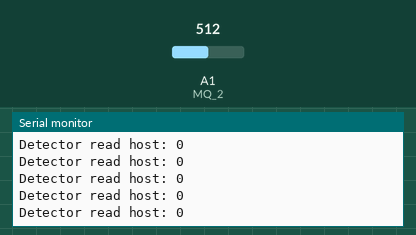
Recording of a sketch running on a simulated Arduino Uno, built with avr-gcc and run on an emulated ATmega328P. Shown: the last lines printed to the serial monitor. The test bench sets the inputs (shaded band); at power-on: A1 (MQ_2) = 512. No radio packets arrive unless stated.

Above: at 1.2 s.
1.3 s: A1 (MQ_2) set to 716
At 1.49 s:
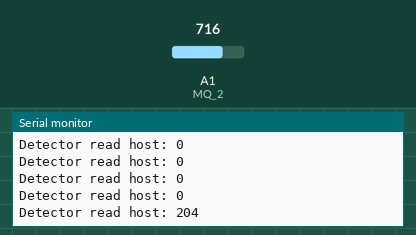
2.8 s: A1 (MQ_2) set to 900
At 3.06 s:
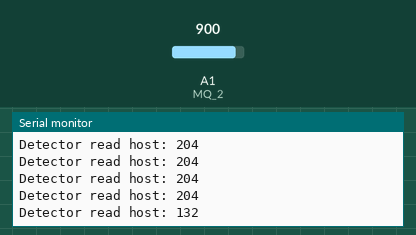
Timing chart, 0 to 5.8 s (numbered marks = the images above; inputs shaded):
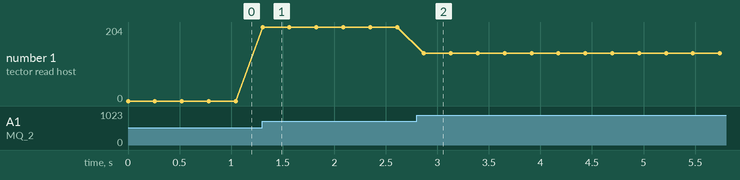

The sketch:

Transmitter.ino
```cpp
#include <RH_ASK.h>
#include <SPI.h> // Not actually used but needed to compile

RH_ASK driver (2000, 10,9,10); // (uint16_t speed=2000, uint8_t rxPin=11, uint8_t txPin=12, uint8_t pttPin=10, bool pttInverted=false)

#define MQ_2 A1
uint8_t Sensor = 0; // sensor read
uint8_t Tresh = 250; // activation treshold
const char *check = "check"; // check conncetion
const char *smoke = "smoke"; // smoke detection

void setup()
{
    Serial.begin(9600);    // Debugging only
    if (!driver.init()){
         Serial.println("init failed");
         }
    pinMode(MQ_2, INPUT); // set A1 pin as input

}

void loop()
{
    Sensor = analogRead(MQ_2);
    Serial.print("Detector read host: ");
    Serial.println(Sensor);

    if (Sensor>Tresh){
      driver.send((uint8_t *)smoke, strlen(smoke));
      driver.waitPacketSent();
    } else {
      driver.send((uint8_t *)check, strlen(check));
      driver.waitPacketSent();
    }

    delay(200);
}
```

Measured:
- after the input at 1.3 s, the serial monitor: prints a new line at once (image 1)
- after the input at 2.8 s, the serial monitor: prints a new line after 0.07 s (image 2)
- plotted number 1: 0 → 204 after the input at 1.3 s, 204 → 132 after the input at 2.8 s
